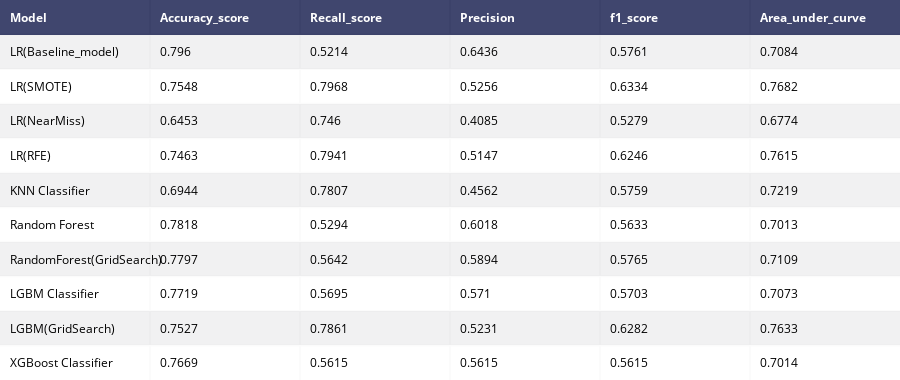

Here is the notebook cell this chart was saved with:
### Code cell
#model report for 10 models used
def model_report(model,X_training,X_testing,y_training,y_testing,name) :
    model.fit(X_training,y_training)
    predictions  = model.predict(X_testing)
    accuracy = accuracy_score(y_testing,predictions)
    recall = recall_score(y_testing,predictions)
    precision    = precision_score(y_testing,predictions)
    f1score      = f1_score(y_testing,predictions)
    roc_auc      = roc_auc_score(y_testing,predictions)
    
    df = pd.DataFrame({"Model"           : [name],
                       "Accuracy_score"  : [accuracy],
                       "Recall_score"    : [recall],
                       "Precision"       : [precision],
                       "f1_score"        : [f1score],
                       "Area_under_curve": [roc_auc]
                      })
    return df
#outputs for every model
model1 = model_report(LR,X_train,X_test,y_train,y_test,
                      "LR(Baseline_model)")
model2 = model_report(LR_smote,smt_X,X_test,smt_Y,y_test,
                       "LR(SMOTE)")
model3 = model_report(LR_nearmiss,nr_X,X_test,nr_y,y_test,
                      "LR(NearMiss)")
model4 = model_report(LR_rfe,X_train_rfe,X_test_rfe,y_train_rfe,y_test_rfe,
                      "LR(RFE)")
model5 = model_report(knn,smt_X,X_test,smt_Y,y_test,"KNN Classifier")
model6 = model_report(rf,smt_X,X_test,smt_Y,y_test,"Random Forest")

model7 = model_report(clf_best_model,smt_X,X_test,smt_Y,y_test,
                      "RandomForest(GridSearch)")
model8 = model_report(lgbm_c,smt_X,X_test,smt_Y,y_test,
                      "LGBM Classifier")
model9 = model_report(Lgb_best_model,smt_X,X_test,smt_Y,y_test,
                      "LGBM(GridSearch)")
model10 = model_report(xgc,smt_X,X_test,smt_Y,y_test,
                      "XGBoost Classifier")
#concat all models
model_performances = pd.concat([model1,model2,model3,
                                model4,model5,model6,
                                model7,model8,model9,
                               model10],axis = 0).reset_index()

model_performances = model_performances.drop(columns = "index",axis =1)

table  = ff.create_table(np.round(model_performances,4))

plotly.offline.iplot(table)

### Figure 1 — Plotly figure (JSON) as saved in the notebook; plotly's stock layout.template omitted (floating-point values rounded to 4 significant figures)
{"data": [{"colorscale": [[0, "#00083e"], [0.5, "#ededee"], [1, "#ffffff"]], "hoverinfo": "none", "opacity": 0.75, "showscale": false, "type": "heatmap", "uid": "870ae51b-8aec-46f5-bcd4-52d313f37697", "z": [[0, 0, 0, 0, 0, 0], [0.5, 0.5, 0.5, 0.5, 0.5, 0.5], [1, 1, 1, 1, 1, 1], [0.5, 0.5, 0.5, 0.5, 0.5, 0.5], [1, 1, 1, 1, 1, 1], [0.5, 0.5, 0.5, 0.5, 0.5, 0.5], [1, 1, 1, 1, 1, 1], [0.5, 0.5, 0.5, 0.5, 0.5, 0.5], [1, 1, 1, 1, 1, 1], [0.5, 0.5, 0.5, 0.5, 0.5, 0.5], [1, 1, 1, 1, 1, 1]]}], "layout": {"annotations": [{"align": "left", "font": {"color": "#ffffff"}, "showarrow": false, "text": "<b>Model</b>", "x": -0.45, "xanchor": "left", "xref": "x", "y": 0, "yref": "y"}, {"align": "left", "font": {"color": "#ffffff"}, "showarrow": false, "text": "<b>Accuracy_score</b>", "x": 0.55, "xanchor": "left", "xref": "x", "y": 0, "yref": "y"}, {"align": "left", "font": {"color": "#ffffff"}, "showarrow": false, "text": "<b>Recall_score</b>", "x": 1.55, "xanchor": "left", "xref": "x", "y": 0, "yref": "y"}, {"align": "left", "font": {"color": "#ffffff"}, "showarrow": false, "text": "<b>Precision</b>", "x": 2.55, "xanchor": "left", "xref": "x", "y": 0, "yref": "y"}, {"align": "left", "font": {"color": "#ffffff"}, "showarrow": false, "text": "<b>f1_score</b>", "x": 3.55, "xanchor": "left", "xref": "x", "y": 0, "yref": "y"}, {"align": "left", "font": {"color": "#ffffff"}, "showarrow": false, "text": "<b>Area_under_curve</b>", "x": 4.55, "xanchor": "left", "xref": "x", "y": 0, "yref": "y"}, {"align": "left", "font": {"color": "#000000"}, "showarrow": false, "text": "LR(Baseline_model)", "x": -0.45, "xanchor": "left", "xref": "x", "y": 1, "yref": "y"}, {"align": "left", "font": {"color": "#000000"}, "showarrow": false, "text": "0.796", "x": 0.55, "xanchor": "left", "xref": "x", "y": 1, "yref": "y"}, {"align": "left", "font": {"color": "#000000"}, "showarrow": false, "text": "0.5214", "x": 1.55, "xanchor": "left", "xref": "x", "y": 1, "yref": "y"}, {"align": "left", "font": {"color": "#000000"}, "showarrow": false, "text": "0.6436", "x": 2.55, "xanchor": "left", "xref": "x", "y": 1, "yref": "y"}, {"align": "left", "font": {"color": "#000000"}, "showarrow": false, "text": "0.5761", "x": 3.55, "xanchor": "left", "xref": "x", "y": 1, "yref": "y"}, {"align": "left", "font": {"color": "#000000"}, "showarrow": false, "text": "0.7084", "x": 4.55, "xanchor": "left", "xref": "x", "y": 1, "yref": "y"}, {"align": "left", "font": {"color": "#000000"}, "showarrow": false, "text": "LR(SMOTE)", "x": -0.45, "xanchor": "left", "xref": "x", "y": 2, "yref": "y"}, {"align": "left", "font": {"color": "#000000"}, "showarrow": false, "text": "0.7548", "x": 0.55, "xanchor": "left", "xref": "x", "y": 2, "yref": "y"}, {"align": "left", "font": {"color": "#000000"}, "showarrow": false, "text": "0.7968", "x": 1.55, "xanchor": "left", "xref": "x", "y": 2, "yref": "y"}, {"align": "left", "font": {"color": "#000000"}, "showarrow": false, "text": "0.5256", "x": 2.55, "xanchor": "left", "xref": "x", "y": 2, "yref": "y"}, {"align": "left", "font": {"color": "#000000"}, "showarrow": false, "text": "0.6334", "x": 3.55, "xanchor": "left", "xref": "x", "y": 2, "yref": "y"}, {"align": "left", "font": {"color": "#000000"}, "showarrow": false, "text": "0.7682", "x": 4.55, "xanchor": "left", "xref": "x", "y": 2, "yref": "y"}, {"align": "left", "font": {"color": "#000000"}, "showarrow": false, "text": "LR(NearMiss)", "x": -0.45, "xanchor": "left", "xref": "x", "y": 3, "yref": "y"}, {"align": "left", "font": {"color": "#000000"}, "showarrow": false, "text": "0.6453", "x": 0.55, "xanchor": "left", "xref": "x", "y": 3, "yref": "y"}, {"align": "left", "font": {"color": "#000000"}, "showarrow": false, "text": "0.746", "x": 1.55, "xanchor": "left", "xref": "x", "y": 3, "yref": "y"}, {"align": "left", "font": {"color": "#000000"}, "showarrow": false, "text": "0.4085", "x": 2.55, "xanchor": "left", "xref": "x", "y": 3, "yref": "y"}, {"align": "left", "font": {"color": "#000000"}, "showarrow": false, "text": "0.5279", "x": 3.55, "xanchor": "left", "xref": "x", "y": 3, "yref": "y"}, {"align": "left", "font": {"color": "#000000"}, "showarrow": false, "text": "0.6774", "x": 4.55, "xanchor": "left", "xref": "x", "y": 3, "yref": "y"}, {"align": "left", "font": {"color": "#000000"}, "showarrow": false, "text": "LR(RFE)", "x": -0.45, "xanchor": "left", "xref": "x", "y": 4, "yref": "y"}, {"align": "left", "font": {"color": "#000000"}, "showarrow": false, "text": "0.7463", "x": 0.55, "xanchor": "left", "xref": "x", "y": 4, "yref": "y"}, {"align": "left", "font": {"color": "#000000"}, "showarrow": false, "text": "0.7941", "x": 1.55, "xanchor": "left", "xref": "x", "y": 4, "yref": "y"}, {"align": "left", "font": {"color": "#000000"}, "showarrow": false, "text": "0.5147", "x": 2.55, "xanchor": "left", "xref": "x", "y": 4, "yref": "y"}, {"align": "left", "font": {"color": "#000000"}, "showarrow": false, "text": "0.6246", "x": 3.55, "xanchor": "left", "xref": "x", "y": 4, "yref": "y"}, {"align": "left", "font": {"color": "#000000"}, "showarrow": false, "text": "0.7615", "x": 4.55, "xanchor": "left", "xref": "x", "y": 4, "yref": "y"}, {"align": "left", "font": {"color": "#000000"}, "showarrow": false, "text": "KNN Classifier", "x": -0.45, "xanchor": "left", "xref": "x", "y": 5, "yref": "y"}, {"align": "left", "font": {"color": "#000000"}, "showarrow": false, "text": "0.6944", "x": 0.55, "xanchor": "left", "xref": "x", "y": 5, "yref": "y"}, {"align": "left", "font": {"color": "#000000"}, "showarrow": false, "text": "0.7807", "x": 1.55, "xanchor": "left", "xref": "x", "y": 5, "yref": "y"}, {"align": "left", "font": {"color": "#000000"}, "showarrow": false, "text": "0.4562", "x": 2.55, "xanchor": "left", "xref": "x", "y": 5, "yref": "y"}, {"align": "left", "font": {"color": "#000000"}, "showarrow": false, "text": "0.5759", "x": 3.55, "xanchor": "left", "xref": "x", "y": 5, "yref": "y"}, {"align": "left", "font": {"color": "#000000"}, "showarrow": false, "text": "0.7219", "x": 4.55, "xanchor": "left", "xref": "x", "y": 5, "yref": "y"}, {"align": "left", "font": {"color": "#000000"}, "showarrow": false, "text": "Random Forest", "x": -0.45, "xanchor": "left", "xref": "x", "y": 6, "yref": "y"}, {"align": "left", "font": {"color": "#000000"}, "showarrow": false, "text": "0.7818", "x": 0.55, "xanchor": "left", "xref": "x", "y": 6, "yref": "y"}, {"align": "left", "font": {"color": "#000000"}, "showarrow": false, "text": "0.5294", "x": 1.55, "xanchor": "left", "xref": "x", "y": 6, "yref": "y"}, {"align": "left", "font": {"color": "#000000"}, "showarrow": false, "text": "0.6018", "x": 2.55, "xanchor": "left", "xref": "x", "y": 6, "yref": "y"}, {"align": "left", "font": {"color": "#000000"}, "showarrow": false, "text": "0.5633", "x": 3.55, "xanchor": "left", "xref": "x", "y": 6, "yref": "y"}, {"align": "left", "font": {"color": "#000000"}, "showarrow": false, "text": "0.7013", "x": 4.55, "xanchor": "left", "xref": "x", "y": 6, "yref": "y"}, {"align": "left", "font": {"color": "#000000"}, "showarrow": false, "text": "RandomForest(GridSearch)", "x": -0.45, "xanchor": "left", "xref": "x", "y": 7, "yref": "y"}, {"align": "left", "font": {"color": "#000000"}, "showarrow": false, "text": "0.7797", "x": 0.55, "xanchor": "left", "xref": "x", "y": 7, "yref": "y"}, {"align": "left", "font": {"color": "#000000"}, "showarrow": false, "text": "0.5642", "x": 1.55, "xanchor": "left", "xref": "x", "y": 7, "yref": "y"}, {"align": "left", "font": {"color": "#000000"}, "showarrow": false, "text": "0.5894", "x": 2.55, "xanchor": "left", "xref": "x", "y": 7, "yref": "y"}, {"align": "left", "font": {"color": "#000000"}, "showarrow": false, "text": "0.5765", "x": 3.55, "xanchor": "left", "xref": "x", "y": 7, "yref": "y"}, {"align": "left", "font": {"color": "#000000"}, "showarrow": false, "text": "0.7109", "x": 4.55, "xanchor": "left", "xref": "x", "y": 7, "yref": "y"}, {"align": "left", "font": {"color": "#000000"}, "showarrow": false, "text": "LGBM Classifier", "x": -0.45, "xanchor": "left", "xref": "x", "y": 8, "yref": "y"}, {"align": "left", "font": {"color": "#000000"}, "showarrow": false, "text": "0.7719", "x": 0.55, "xanchor": "left", "xref": "x", "y": 8, "yref": "y"}, {"align": "left", "font": {"color": "#000000"}, "showarrow": false, "text": "0.5695", "x": 1.55, "xanchor": "left", "xref": "x", "y": 8, "yref": "y"}, {"align": "left", "font": {"color": "#000000"}, "showarrow": false, "text": "0.571", "x": 2.55, "xanchor": "left", "xref": "x", "y": 8, "yref": "y"}, {"align": "left", "font": {"color": "#000000"}, "showarrow": false, "text": "0.5703", "x": 3.55, "xanchor": "left", "xref": "x", "y": 8, "yref": "y"}, {"align": "left", "font": {"color": "#000000"}, "showarrow": false, "text": "0.7073", "x": 4.55, "xanchor": "left", "xref": "x", "y": 8, "yref": "y"}, {"align": "left", "font": {"color": "#000000"}, "showarrow": false, "text": "LGBM(GridSearch)", "x": -0.45, "xanchor": "left", "xref": "x", "y": 9, "yref": "y"}, {"align": "left", "font": {"color": "#000000"}, "showarrow": false, "text": "0.7527", "x": 0.55, "xanchor": "left", "xref": "x", "y": 9, "yref": "y"}, {"align": "left", "font": {"color": "#000000"}, "showarrow": false, "text": "0.7861", "x": 1.55, "xanchor": "left", "xref": "x", "y": 9, "yref": "y"}, {"align": "left", "font": {"color": "#000000"}, "showarrow": false, "text": "0.5231", "x": 2.55, "xanchor": "left", "xref": "x", "y": 9, "yref": "y"}, {"align": "left", "font": {"color": "#000000"}, "showarrow": false, "text": "0.6282", "x": 3.55, "xanchor": "left", "xref": "x", "y": 9, "yref": "y"}, {"align": "left", "font": {"color": "#000000"}, "showarrow": false, "text": "0.7633", "x": 4.55, "xanchor": "left", "xref": "x", "y": 9, "yref": "y"}, {"align": "left", "font": {"color": "#000000"}, "showarrow": false, "text": "XGBoost Classifier", "x": -0.45, "xanchor": "left", "xref": "x", "y": 10, "yref": "y"}, {"align": "left", "font": {"color": "#000000"}, "showarrow": false, "text": "0.7669", "x": 0.55, "xanchor": "left", "xref": "x", "y": 10, "yref": "y"}, {"align": "left", "font": {"color": "#000000"}, "showarrow": false, "text": "0.5615", "x": 1.55, "xanchor": "left", "xref": "x", "y": 10, "yref": "y"}, {"align": "left", "font": {"color": "#000000"}, "showarrow": false, "text": "0.5615", "x": 2.55, "xanchor": "left", "xref": "x", "y": 10, "yref": "y"}, {"align": "left", "font": {"color": "#000000"}, "showarrow": false, "text": "0.5615", "x": 3.55, "xanchor": "left", "xref": "x", "y": 10, "yref": "y"}, {"align": "left", "font": {"color": "#000000"}, "showarrow": false, "text": "0.7014", "x": 4.55, "xanchor": "left", "xref": "x", "y": 10, "yref": "y"}], "height": 380, "margin": {"b": 0, "l": 0, "r": 0, "t": 0}, "xaxis": {"dtick": 1, "gridwidth": 2, "showticklabels": false, "tick0": -0.5, "ticks": "", "zeroline": false}, "yaxis": {"autorange": "reversed", "dtick": 1, "gridwidth": 2, "showticklabels": false, "tick0": 0.5, "ticks": "", "zeroline": false}}}
